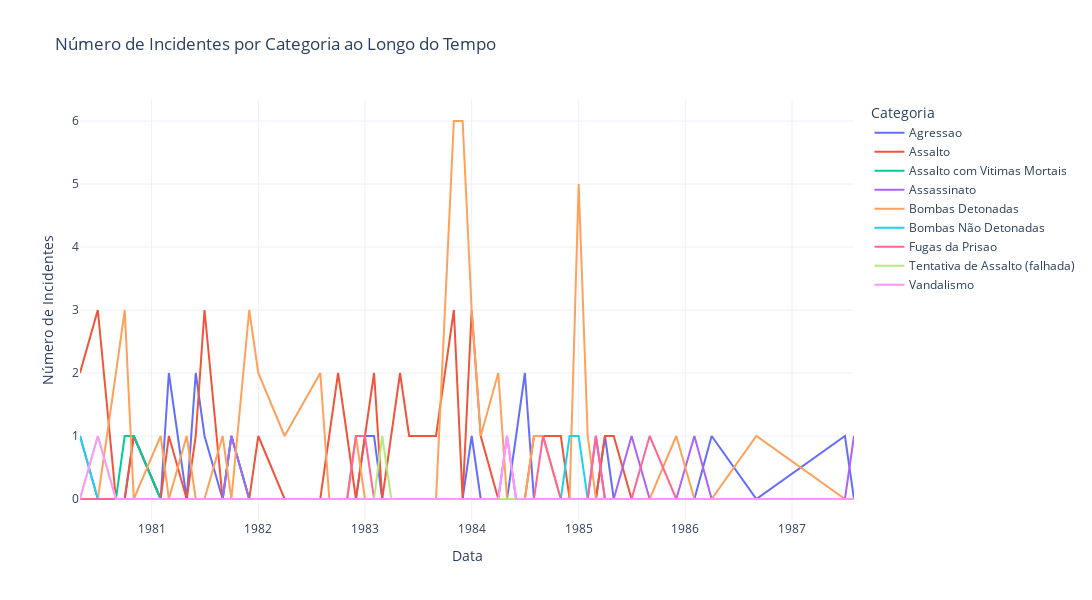

Notebook source saved alongside this figure:
### Markdown cell above
Criação do mapa. ( o mapa é interativo )

### Code cell
incidents['Ano_Mes'] = incidents['Data'].dt.to_period('M').astype(str)

incidentes_agrupados = incidents.groupby(['Categoria', 'Ano_Mes']).size().reset_index(name='Contagem')
pivot_data = incidentes_agrupados.pivot(index='Ano_Mes', columns='Categoria', values='Contagem').fillna(0)
pivot_data.reset_index(inplace=True)


melted_data = pivot_data.melt(id_vars=['Ano_Mes'], var_name='Categoria', value_name='Contagem')

fig = px.line(melted_data,
              x='Ano_Mes',
              y='Contagem',
              color='Categoria',
              title='Número de Incidentes por Categoria ao Longo do Tempo',
              labels={'Ano_Mes': 'Data', 'Contagem': 'Número de Incidentes'},
              width=1500,
              height=600,
              template='plotly_white'
              )

fig.show()

### Figure 1 — Plotly figure (JSON) as saved in the notebook; plotly's stock layout.template omitted (floating-point values rounded to 4 significant figures)
{"data": [{"hovertemplate": "Categoria=Agressao<br>Data=%{x}<br>Número de Incidentes=%{y}<extra></extra>", "legendgroup": "Agressao", "line": {"color": "#636efa", "dash": "solid"}, "marker": {"symbol": "circle"}, "mode": "lines", "name": "Agressao", "orientation": "v", "showlegend": true, "type": "scatter", "x": ["1980-05", "1980-07", "1980-09", "1980-10", "1980-11", "1981-02", "1981-03", "1981-05", "1981-06", "1981-07", "1981-09", "1981-10", "1981-12", "1982-01", "1982-04", "1982-08", "1982-09", "1982-10", "1982-11", "1982-12", "1983-01", "1983-02", "1983-03", "1983-04", "1983-05", "1983-06", "1983-07", "1983-08", "1983-09", "1983-11", "1983-12", "1984-01", "1984-02", "1984-04", "1984-05", "1984-06", "1984-07", "1984-08", "1984-09", "1984-11", "1984-12", "1985-01", "1985-02", "1985-03", "1985-04", "1985-05", "1985-07", "1985-09", "1985-12", "1986-02", "1986-04", "1986-09", "1987-07", "1987-08", "NaT"], "xaxis": "x", "y": [0, 0, 0, 0, 1, 0, 2, 0, 2, 1, 0, 1, 0, 0, 0, 0, 0, 0, 0, 0, 1, 1, 0, 0, 0, 0, 0, 0, 0, 0, 0, 1, 0, 0, 0, 1, 2, 0, 0, 0, 0, 0, 0, 0, 1, 0, 0, 0, 0, 0, 1, 0, 1, 0, 0], "yaxis": "y"}, {"hovertemplate": "Categoria=Assalto<br>Data=%{x}<br>Número de Incidentes=%{y}<extra></extra>", "legendgroup": "Assalto", "line": {"color": "#EF553B", "dash": "solid"}, "marker": {"symbol": "circle"}, "mode": "lines", "name": "Assalto", "orientation": "v", "showlegend": true, "type": "scatter", "x": ["1980-05", "1980-07", "1980-09", "1980-10", "1980-11", "1981-02", "1981-03", "1981-05", "1981-06", "1981-07", "1981-09", "1981-10", "1981-12", "1982-01", "1982-04", "1982-08", "1982-09", "1982-10", "1982-11", "1982-12", "1983-01", "1983-02", "1983-03", "1983-04", "1983-05", "1983-06", "1983-07", "1983-08", "1983-09", "1983-11", "1983-12", "1984-01", "1984-02", "1984-04", "1984-05", "1984-06", "1984-07", "1984-08", "1984-09", "1984-11", "1984-12", "1985-01", "1985-02", "1985-03", "1985-04", "1985-05", "1985-07", "1985-09", "1985-12", "1986-02", "1986-04", "1986-09", "1987-07", "1987-08", "NaT"], "xaxis": "x", "y": [2, 3, 0, 0, 1, 0, 1, 0, 1, 3, 0, 0, 0, 1, 0, 0, 1, 2, 1, 0, 1, 2, 0, 1, 2, 1, 1, 1, 1, 3, 0, 3, 1, 0, 0, 0, 0, 1, 1, 1, 0, 0, 0, 0, 1, 1, 0, 0, 0, 0, 0, 0, 0, 0, 0], "yaxis": "y"}, {"hovertemplate": "Categoria=Assalto com Vitimas Mortais<br>Data=%{x}<br>Número de Incidentes=%{y}<extra></extra>", "legendgroup": "Assalto com Vitimas Mortais", "line": {"color": "#00cc96", "dash": "solid"}, "marker": {"symbol": "circle"}, "mode": "lines", "name": "Assalto com Vitimas Mortais", "orientation": "v", "showlegend": true, "type": "scatter", "x": ["1980-05", "1980-07", "1980-09", "1980-10", "1980-11", "1981-02", "1981-03", "1981-05", "1981-06", "1981-07", "1981-09", "1981-10", "1981-12", "1982-01", "1982-04", "1982-08", "1982-09", "1982-10", "1982-11", "1982-12", "1983-01", "1983-02", "1983-03", "1983-04", "1983-05", "1983-06", "1983-07", "1983-08", "1983-09", "1983-11", "1983-12", "1984-01", "1984-02", "1984-04", "1984-05", "1984-06", "1984-07", "1984-08", "1984-09", "1984-11", "1984-12", "1985-01", "1985-02", "1985-03", "1985-04", "1985-05", "1985-07", "1985-09", "1985-12", "1986-02", "1986-04", "1986-09", "1987-07", "1987-08", "NaT"], "xaxis": "x", "y": [0, 0, 0, 1, 1, 0, 0, 0, 0, 0, 0, 1, 0, 0, 0, 0, 0, 0, 0, 0, 0, 0, 0, 0, 0, 0, 0, 0, 0, 0, 0, 0, 0, 0, 0, 0, 0, 0, 0, 0, 0, 0, 0, 0, 0, 0, 0, 0, 0, 0, 0, 0, 0, 0, 0], "yaxis": "y"}, {"hovertemplate": "Categoria=Assassinato<br>Data=%{x}<br>Número de Incidentes=%{y}<extra></extra>", "legendgroup": "Assassinato", "line": {"color": "#ab63fa", "dash": "solid"}, "marker": {"symbol": "circle"}, "mode": "lines", "name": "Assassinato", "orientation": "v", "showlegend": true, "type": "scatter", "x": ["1980-05", "1980-07", "1980-09", "1980-10", "1980-11", "1981-02", "1981-03", "1981-05", "1981-06", "1981-07", "1981-09", "1981-10", "1981-12", "1982-01", "1982-04", "1982-08", "1982-09", "1982-10", "1982-11", "1982-12", "1983-01", "1983-02", "1983-03", "1983-04", "1983-05", "1983-06", "1983-07", "1983-08", "1983-09", "1983-11", "1983-12", "1984-01", "1984-02", "1984-04", "1984-05", "1984-06", "1984-07", "1984-08", "1984-09", "1984-11", "1984-12", "1985-01", "1985-02", "1985-03", "1985-04", "1985-05", "1985-07", "1985-09", "1985-12", "1986-02", "1986-04", "1986-09", "1987-07", "1987-08", "NaT"], "xaxis": "x", "y": [1, 0, 0, 0, 0, 0, 0, 0, 0, 0, 0, 1, 0, 0, 0, 0, 0, 0, 0, 0, 0, 0, 0, 0, 0, 0, 0, 0, 0, 0, 0, 0, 0, 0, 1, 0, 0, 0, 0, 0, 0, 0, 0, 1, 0, 0, 1, 0, 0, 1, 0, 0, 0, 1, 0], "yaxis": "y"}, {"hovertemplate": "Categoria=Bombas Detonadas<br>Data=%{x}<br>Número de Incidentes=%{y}<extra></extra>", "legendgroup": "Bombas Detonadas", "line": {"color": "#FFA15A", "dash": "solid"}, "marker": {"symbol": "circle"}, "mode": "lines", "name": "Bombas Detonadas", "orientation": "v", "showlegend": true, "type": "scatter", "x": ["1980-05", "1980-07", "1980-09", "1980-10", "1980-11", "1981-02", "1981-03", "1981-05", "1981-06", "1981-07", "1981-09", "1981-10", "1981-12", "1982-01", "1982-04", "1982-08", "1982-09", "1982-10", "1982-11", "1982-12", "1983-01", "1983-02", "1983-03", "1983-04", "1983-05", "1983-06", "1983-07", "1983-08", "1983-09", "1983-11", "1983-12", "1984-01", "1984-02", "1984-04", "1984-05", "1984-06", "1984-07", "1984-08", "1984-09", "1984-11", "1984-12", "1985-01", "1985-02", "1985-03", "1985-04", "1985-05", "1985-07", "1985-09", "1985-12", "1986-02", "1986-04", "1986-09", "1987-07", "1987-08", "NaT"], "xaxis": "x", "y": [0, 0, 2, 3, 0, 1, 0, 1, 0, 0, 1, 0, 3, 2, 1, 2, 0, 0, 0, 1, 0, 0, 0, 0, 0, 0, 0, 0, 0, 6, 6, 3, 1, 2, 0, 0, 0, 1, 1, 0, 0, 5, 1, 0, 0, 0, 0, 0, 1, 0, 0, 1, 0, 0, 1], "yaxis": "y"}, {"hovertemplate": "Categoria=Bombas Não Detonadas<br>Data=%{x}<br>Número de Incidentes=%{y}<extra></extra>", "legendgroup": "Bombas Não Detonadas", "line": {"color": "#19d3f3", "dash": "solid"}, "marker": {"symbol": "circle"}, "mode": "lines", "name": "Bombas Não Detonadas", "orientation": "v", "showlegend": true, "type": "scatter", "x": ["1980-05", "1980-07", "1980-09", "1980-10", "1980-11", "1981-02", "1981-03", "1981-05", "1981-06", "1981-07", "1981-09", "1981-10", "1981-12", "1982-01", "1982-04", "1982-08", "1982-09", "1982-10", "1982-11", "1982-12", "1983-01", "1983-02", "1983-03", "1983-04", "1983-05", "1983-06", "1983-07", "1983-08", "1983-09", "1983-11", "1983-12", "1984-01", "1984-02", "1984-04", "1984-05", "1984-06", "1984-07", "1984-08", "1984-09", "1984-11", "1984-12", "1985-01", "1985-02", "1985-03", "1985-04", "1985-05", "1985-07", "1985-09", "1985-12", "1986-02", "1986-04", "1986-09", "1987-07", "1987-08", "NaT"], "xaxis": "x", "y": [1, 0, 0, 0, 0, 0, 0, 0, 0, 0, 0, 0, 0, 0, 0, 0, 0, 0, 0, 0, 0, 0, 0, 0, 0, 0, 0, 0, 0, 0, 0, 0, 0, 0, 0, 0, 0, 0, 0, 0, 1, 1, 0, 0, 0, 0, 0, 0, 0, 0, 0, 0, 0, 0, 1], "yaxis": "y"}, {"hovertemplate": "Categoria=Fugas da Prisao<br>Data=%{x}<br>Número de Incidentes=%{y}<extra></extra>", "legendgroup": "Fugas da Prisao", "line": {"color": "#FF6692", "dash": "solid"}, "marker": {"symbol": "circle"}, "mode": "lines", "name": "Fugas da Prisao", "orientation": "v", "showlegend": true, "type": "scatter", "x": ["1980-05", "1980-07", "1980-09", "1980-10", "1980-11", "1981-02", "1981-03", "1981-05", "1981-06", "1981-07", "1981-09", "1981-10", "1981-12", "1982-01", "1982-04", "1982-08", "1982-09", "1982-10", "1982-11", "1982-12", "1983-01", "1983-02", "1983-03", "1983-04", "1983-05", "1983-06", "1983-07", "1983-08", "1983-09", "1983-11", "1983-12", "1984-01", "1984-02", "1984-04", "1984-05", "1984-06", "1984-07", "1984-08", "1984-09", "1984-11", "1984-12", "1985-01", "1985-02", "1985-03", "1985-04", "1985-05", "1985-07", "1985-09", "1985-12", "1986-02", "1986-04", "1986-09", "1987-07", "1987-08", "NaT"], "xaxis": "x", "y": [0, 0, 0, 0, 0, 0, 0, 0, 0, 0, 0, 0, 0, 0, 0, 0, 0, 0, 0, 1, 1, 0, 0, 0, 0, 0, 0, 0, 0, 0, 0, 0, 0, 0, 0, 0, 0, 0, 1, 0, 0, 0, 0, 1, 0, 0, 0, 1, 0, 0, 0, 0, 0, 0, 0], "yaxis": "y"}, {"hovertemplate": "Categoria=Tentativa de Assalto (falhada)<br>Data=%{x}<br>Número de Incidentes=%{y}<extra></extra>", "legendgroup": "Tentativa de Assalto (falhada)", "line": {"color": "#B6E880", "dash": "solid"}, "marker": {"symbol": "circle"}, "mode": "lines", "name": "Tentativa de Assalto (falhada)", "orientation": "v", "showlegend": true, "type": "scatter", "x": ["1980-05", "1980-07", "1980-09", "1980-10", "1980-11", "1981-02", "1981-03", "1981-05", "1981-06", "1981-07", "1981-09", "1981-10", "1981-12", "1982-01", "1982-04", "1982-08", "1982-09", "1982-10", "1982-11", "1982-12", "1983-01", "1983-02", "1983-03", "1983-04", "1983-05", "1983-06", "1983-07", "1983-08", "1983-09", "1983-11", "1983-12", "1984-01", "1984-02", "1984-04", "1984-05", "1984-06", "1984-07", "1984-08", "1984-09", "1984-11", "1984-12", "1985-01", "1985-02", "1985-03", "1985-04", "1985-05", "1985-07", "1985-09", "1985-12", "1986-02", "1986-04", "1986-09", "1987-07", "1987-08", "NaT"], "xaxis": "x", "y": [0, 1, 0, 0, 0, 0, 0, 0, 0, 0, 0, 0, 0, 0, 0, 0, 0, 0, 0, 0, 0, 0, 1, 0, 0, 0, 0, 0, 0, 0, 0, 0, 0, 0, 0, 0, 0, 0, 0, 0, 0, 0, 0, 0, 0, 0, 0, 0, 0, 0, 0, 0, 0, 0, 0], "yaxis": "y"}, {"hovertemplate": "Categoria=Vandalismo<br>Data=%{x}<br>Número de Incidentes=%{y}<extra></extra>", "legendgroup": "Vandalismo", "line": {"color": "#FF97FF", "dash": "solid"}, "marker": {"symbol": "circle"}, "mode": "lines", "name": "Vandalismo", "orientation": "v", "showlegend": true, "type": "scatter", "x": ["1980-05", "1980-07", "1980-09", "1980-10", "1980-11", "1981-02", "1981-03", "1981-05", "1981-06", "1981-07", "1981-09", "1981-10", "1981-12", "1982-01", "1982-04", "1982-08", "1982-09", "1982-10", "1982-11", "1982-12", "1983-01", "1983-02", "1983-03", "1983-04", "1983-05", "1983-06", "1983-07", "1983-08", "1983-09", "1983-11", "1983-12", "1984-01", "1984-02", "1984-04", "1984-05", "1984-06", "1984-07", "1984-08", "1984-09", "1984-11", "1984-12", "1985-01", "1985-02", "1985-03", "1985-04", "1985-05", "1985-07", "1985-09", "1985-12", "1986-02", "1986-04", "1986-09", "1987-07", "1987-08", "NaT"], "xaxis": "x", "y": [0, 1, 0, 0, 0, 0, 0, 0, 0, 0, 0, 0, 0, 0, 0, 0, 0, 0, 0, 0, 0, 0, 0, 0, 0, 0, 0, 0, 0, 0, 0, 0, 0, 0, 1, 0, 0, 0, 0, 0, 0, 0, 0, 0, 0, 0, 0, 0, 0, 0, 0, 0, 0, 0, 0], "yaxis": "y"}], "layout": {"height": 600, "legend": {"title": {"text": "Categoria"}, "tracegroupgap": 0}, "title": {"text": "Número de Incidentes por Categoria ao Longo do Tempo"}, "width": 1500, "xaxis": {"anchor": "y", "domain": [0, 1], "title": {"text": "Data"}}, "yaxis": {"anchor": "x", "domain": [0, 1], "title": {"text": "Número de Incidentes"}}}}
